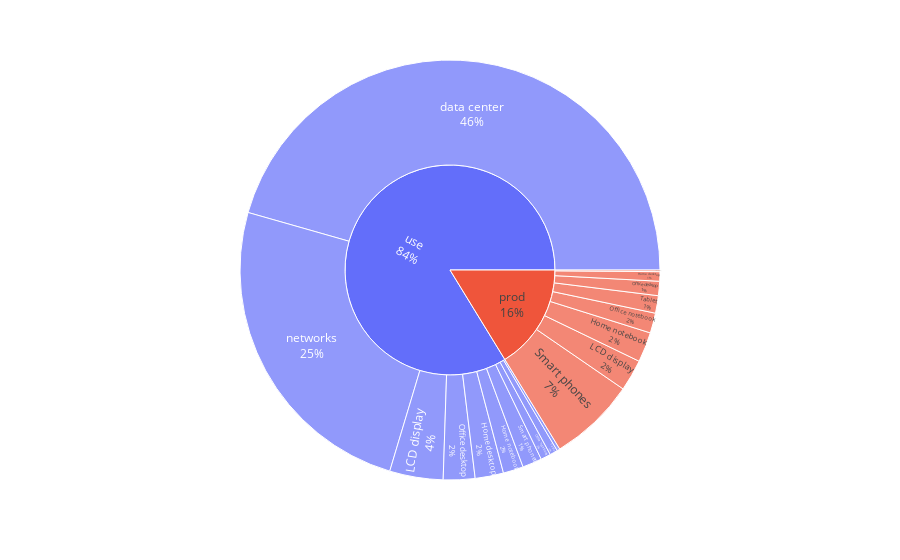

The code cell stored with this chart in its notebook:
### Code cell
fig2 = px.sunburst(emissions2020, path=["life cycle", "equipment"], values=2020)
fig2.update_traces(textinfo="label+percent root")
fig2.show()

### Figure 1 — Plotly figure (JSON) as saved in the notebook; plotly's stock layout.template omitted (floating-point values rounded to 4 significant figures)
{"data": [{"branchvalues": "total", "domain": {"x": [0, 1], "y": [0, 1]}, "hovertemplate": "labels=%{label}<br>2020=%{value}<br>parent=%{parent}<br>id=%{id}<extra></extra>", "ids": ["prod/CRT display", "use/CRT display", "prod/Home desktop", "use/Home desktop", "prod/Home notebook", "use/Home notebook", "prod/LCD display", "use/LCD display", "prod/Office desktop", "use/Office desktop", "prod/Office notebook", "use/Office notebook", "prod/Smart phones", "use/Smart phones", "prod/Tablet", "use/Tablet", "use/data center", "use/networks", "prod", "use"], "labels": ["CRT display", "CRT display", "Home desktop", "Home desktop", "Home notebook", "Home notebook", "LCD display", "LCD display", "Office desktop", "Office desktop", "Office notebook", "Office notebook", "Smart phones", "Smart phones", "Tablet", "Tablet", "data center", "networks", "prod", "use"], "name": "", "parents": ["prod", "use", "prod", "use", "prod", "use", "prod", "use", "prod", "use", "prod", "use", "prod", "use", "prod", "use", "use", "use", "", ""], "textinfo": "label+percent root", "type": "sunburst", "values": [1.371, 2.448, 7.941, 23.71, 25.09, 16.88, 26.36, 44.67, 11.93, 26.43, 16.74, 8.34, 72.38, 16.29, 14.6, 6.57, 494.9, 269.1, 176.4, 909.3]}], "layout": {"legend": {"tracegroupgap": 0}, "margin": {"t": 60}}}
